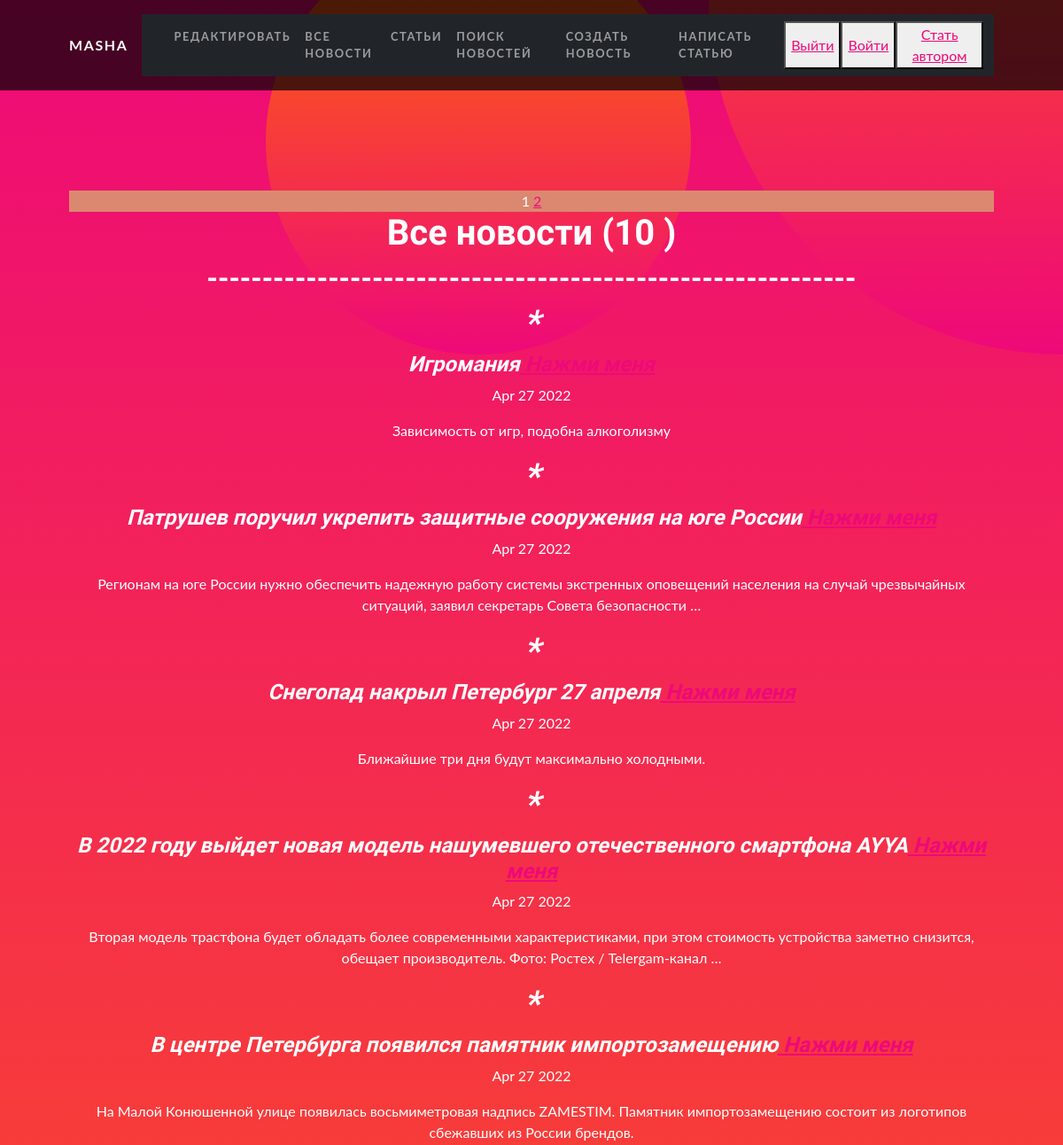
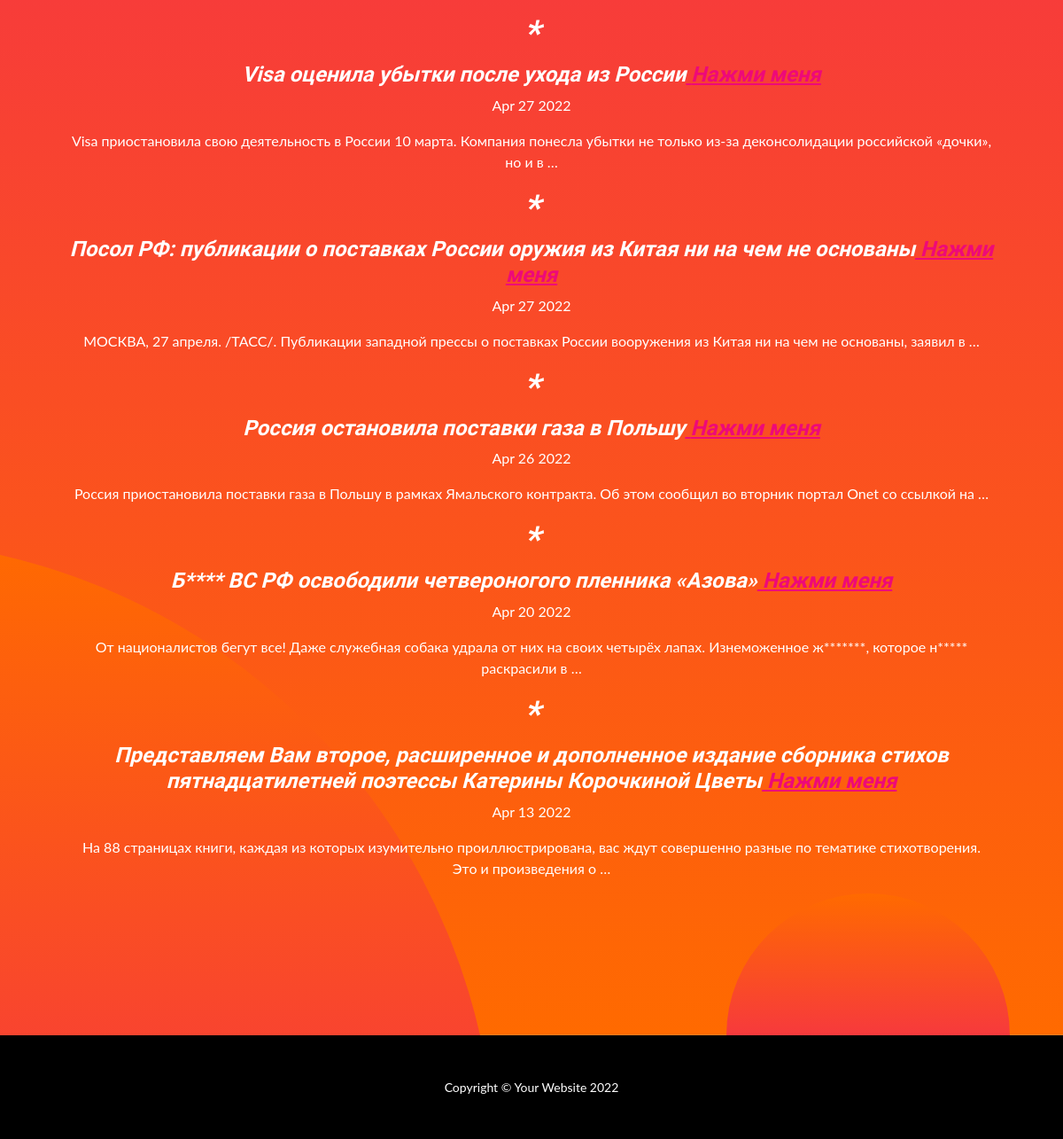
Page /news/ (signed in) on the committed database (2 pictures, top to bottom).
### news/models.py (models this page shows, shortened)
class Post(models.Model):
    author = models.ForeignKey(Author, on_delete=models.CASCADE, verbose_name='Автор')
    NEWS = 'NW'
    ARTICLE = 'AR'
    CATEGORY_CHOICES = (
        ('NW', 'Новость'),
        ('AR', 'Статья'),
    )
    categoryType = models.CharField(max_length=2, choices=CATEGORY_CHOICES, default='AR')
    ti = models.DateTimeField(auto_now_add=True, verbose_name='Дата создания')
    postCategory = models.ManyToManyField('Category', through='PostCategory', verbose_name='Категория')
    title = models.CharField(max_length=128, default="Название статьи", verbose_name='Название')
    content = models.TextField(verbose_name='Текст')
    rating = models.SmallIntegerField(default=0, verbose_name='Рейтинг')
    class Meta:
        verbose_name = 'Новость'
        verbose_name_plural = 'Новости'

### news/views.py (the view)
# urls.py: path('', NewsList.as_view(), name='news_list'),
class NewsList(LoginRequiredMixin, ListView):
    model = Post
    ordering = '-ti'
    template_name = 'news.html'
    context_object_name = 'posts'
    paginate_by = 10
    def get_context_data(self, **kwargs):
        context = super().get_context_data(**kwargs)
        context['time_now'] = datetime.utcnow()
        context['next_sale'] = None
        context['is_not_authors'] = not self.request.user.groups.filter(name='authors').exists()
        return context

### news/templatetags/custom_filters.py (called while the page is built)
@register.filter()
def censor(value):
   badWords = ['животное', 'Животное', 'Нацики', 'нацики', 'Киев', 'киев', 'Бойцы']
   """
   value: значение, к которому нужно применить фильтр

   """
   for word in badWords:
      value = value.replace(word, word[:1]+'*' * (len(word)-1))
   return f'{value}'

### news/templatetags/custom_tags.py (called while the page is built)
@register.simple_tag(takes_context=True)
def url_replace(context, **kwargs):
   d = context['request'].GET.copy()
   for k, v in kwargs.items():
       d[k] = v
   return d.urlencode()

### templates/news.html (shortened to what this page needs)
{% extends 'flatpages/default.html' %}
{% load custom_filters %}
{% load custom_tags %}
{% block content %}
<div style="color:white;background:#DB8870">
   {{ page_obj.number }}
   {% if page_obj.has_next %}
       <a href="?{% url_replace page=page_obj.next_page_number %}">{{ page_obj.next_page_number }}</a>
   {% endif %}
</div>
<h1>Все новости ({{posts|length}} ) </h1>
<h2>-----------------------------------------------------------</h2>
    {% for post in posts %}
    <i>
        <h1>*</h1>
        <h4>{{ post.title |censor }}<a href="/news/{{ post.id }}"> Нажми меня </a> </h4>
    </i>
    <a>{{ post.ti|date:'M d Y' }}</a><p></p>
    <a>{{ post.content |truncatewords:20|censor}}</a>
    {% endfor %}
{% endblock content %}

### templates/flatpages/default.html (shortened to what this page needs)
<!DOCTYPE html>
<html lang="en">
    <head>
        {% load static %}
        <link href="{% static 'css/styles.css' %}" rel="stylesheet" />
    </head>
    <body id="page-top">
        <nav class="navbar navbar-expand-lg navbar-dark navbar-custom fixed-top">
            <div class="container px-5">
                <a class="navbar-brand" href="#page-top"> {{request.user.username}}</a>
                <div class="collapse navbar-collapse" id="navbarResponsive">
                    <nav class="navbar navbar-expand-lg navbar-dark bg-dark static-top">
                        <div class="container">
                            <div class="collapse navbar-collapse" >
                                <ul class="navbar-nav ml-auto">
                                   <li class="nav-item">
                                        <a class="nav-link" href="/sign/user-detail/">Редактировать {{request.user.first_name}}</a>
                                   </li>
                                    <li class="nav-item">
                                        <a class="nav-link" href="/news/">Все Новости</a>
                                    </li>
                                  <li class="nav-item">
                                        <a class="nav-link" href="/articles/?categoryType=AR">Статьи</a>
                                    </li>
                                    <li class="nav-item">
                                        <a class="nav-link" href="/news/search/">Поиск новостей</a>
                                    </li>
                                    <li class="nav-item">
                                        <a class="nav-link" href="/news/create/">Создать новость</a>
                                    </li>
                                    <li class="nav-item">
                                        <a class="nav-link" href="/articles/create/">Написать статью</a>
                                    </li>
                                    <button> <a href="/sign/logout/">Выйти</a> </button>
                                    <button> <a href="/accounts/login/">Войти</a> </button>
                                    {% if is_not_authors %}
                                        <button> <a href="/sign/upgrade/"> Стать автором </a> </button>
                                    {% endif %}
                                </ul>
                            </div>
                        </div>
                    </nav>
                </div>
            </div>
        </nav>
        <header class="masthead text-center text-white">
            <div class="masthead-content">
                <div class="container px-5">
                    {% block content %}{% endblock content %}
                </div>
            </div>
            <div class="bg-circle-1 bg-circle"></div>
            <div class="bg-circle-2 bg-circle"></div>
            <div class="bg-circle-3 bg-circle"></div>
            <div class="bg-circle-4 bg-circle"></div>
        </header>
        <footer class="py-5 bg-black">
            <div class="container px-5"><p class="m-0 text-center text-white small">Copyright &copy; Your Website 2022</p></div>
        </footer>
    </body>
</html>

### rows in the picture
Post: title|censor "Игромания", ti "Apr 27 2022", content|censor "Зависимость от игр, подобна алкоголизму"
Post: title|censor "Патрушев поручил укрепить защитные сооружения на юге России", ti "Apr 27 2022", content|censor "Регионам на юге России нужно обеспечить надежную работу системы экстренных оповещений населения на случай чрезвычайных ситуаций, заявил секретарь Совета безопасности …"
Post: title|censor "Снегопад накрыл Петербург 27 апреля", ti "Apr 27 2022", content|censor "Ближайшие три дня будут максимально холодными."
Post: title|censor "В 2022 году выйдет новая модель нашумевшего отечественного смартфона AYYA", ti "Apr 27 2022", content|censor "Вторая модель трастфона будет обладать более современными характеристиками, при этом стоимость устройства заметно снизится, обещает производитель. Фото: Ростех / Telergam-канал …"
Post: title|censor "В центре Петербурга появился памятник импортозамещению", ti "Apr 27 2022", content|censor "На Малой Конюшенной улице появилась восьмиметровая надпись ZAMESTIM. Памятник импортозамещению состоит из логотипов сбежавших из России брендов."
Post: title|censor "Visa оценила убытки после ухода из России", ti "Apr 27 2022", content|censor "Visa приостановила свою деятельность в России 10 марта. Компания понесла убытки не только из-за деконсолидации российской «дочки», но и в …"
Post: title|censor "Посол РФ: публикации о поставках России оружия из Китая ни на чем не основаны", ti "Apr 27 2022", content|censor "МОСКВА, 27 апреля. /ТАСС/. Публикации западной прессы о поставках России вооружения из Китая ни на чем не основаны, заявил в …"
Post: title|censor "Россия остановила поставки газа в Польшу", ti "Apr 26 2022", content|censor "Россия приостановила поставки газа в Польшу в рамках Ямальского контракта. Об этом сообщил во вторник портал Onet со ссылкой на …"
Post: title|censor "Б**** ВС РФ освободили четвероногого пленника «Азова»", ti "Apr 20 2022", content|censor "От националистов бегут все! Даже служебная собака удрала от них на своих четырёх лапах. Изнеможенное ж*******, которое н***** раскрасили в …"
Post: title|censor "Представляем Вам второе, расширенное и дополненное издание сборника стихов пятнадцатилетней поэтессы Катерины Корочкиной Цветы", ti "Apr 13 2022", content|censor "На 88 страницах книги, каждая из которых изумительно проиллюстрирована, вас ждут совершенно разные по тематике стихотворения. Это и произведения о …"

### other values in the picture
{{ request.user.username }} "MASHA"
{{ page_obj.number }} "1"
{{ page_obj.next_page_number }} "2"
{{ posts|length }} "10"
